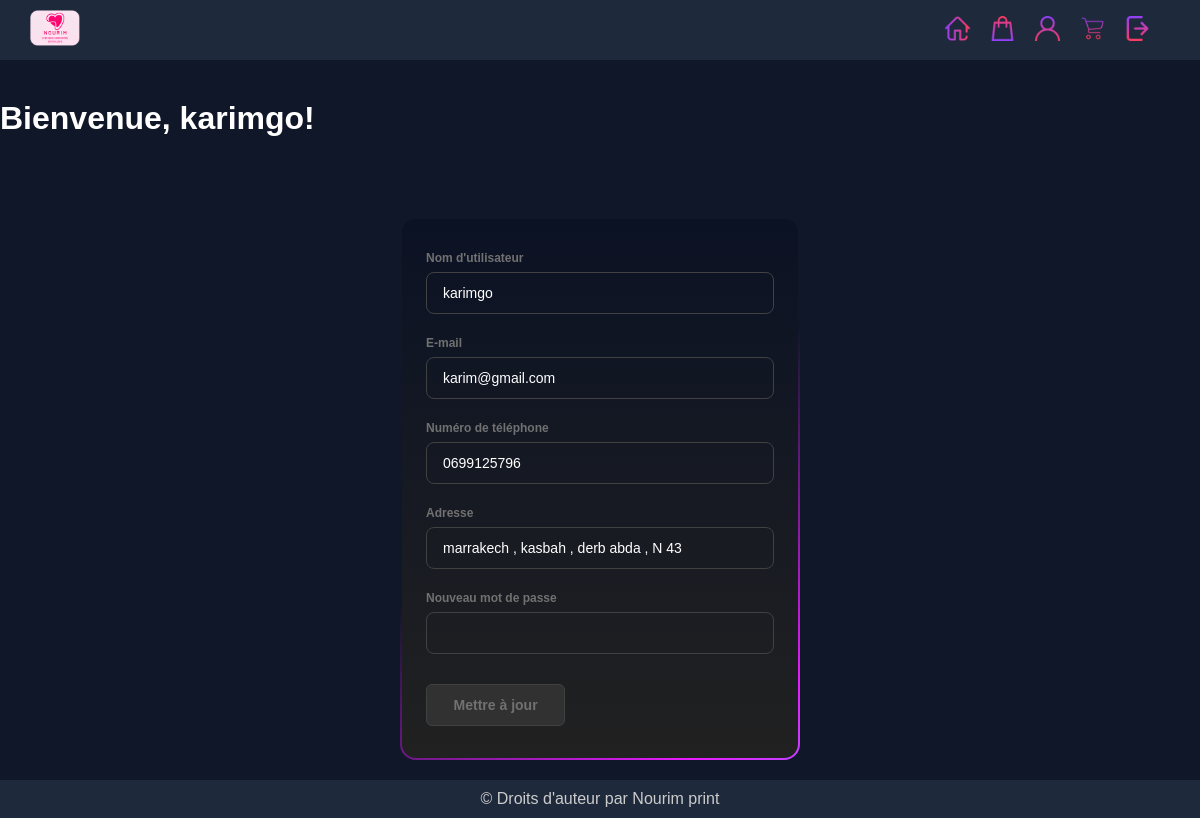
Screenshot of /profil.php (signed in) with the database file from the repository.
### tables this page shows
CREATE TABLE `utilisateurs` (
  `user_id` int(11) NOT NULL,
  `username` varchar(255) NOT NULL,
  `email` varchar(255) NOT NULL,
  `adresse` varchar(255) NOT NULL,
  `numero_telephone` varchar(20) NOT NULL,
  `mot_de_passe_hash` varchar(255) NOT NULL,
  `est_admin` tinyint(1) DEFAULT 0
);

### profil.php (the view, shortened to what this page needs)
<?php
include("Connect.php");
$user_id = $_SESSION["id"];
$sql_fetch_user = "SELECT * FROM utilisateurs WHERE user_id = :user_id";
$stmt_fetch_user = $con->prepare($sql_fetch_user);
$stmt_fetch_user->bindParam(':user_id', $user_id);
$stmt_fetch_user->execute();
$user_data = $stmt_fetch_user->fetch(PDO::FETCH_ASSOC);
?>
<!DOCTYPE html>
<html lang="fr">
<head>
    <link rel="stylesheet" href="profil.css">
</head>
<body>
    <nav>
        <a href="index.php"><img src="media/homepage/nourim.png" alt="logo" class="navlogo"></a>
        <ul>
            <li><a href='index.php'><img src='media/homepage/home.png' alt='' width='25px' title='Home'></a></li>
            <li><a href='commande.php'><img src='media/homepage/commande.png' alt='' width='25px' title='Commande'></a></li>
            <li><a href='profil.php'><img src='media/homepage/user.png' alt='' width='25px' title='Profil'></a></li>
            <li><a href='panier.php'><img src='media/homepage/shopping-cart.png' alt='' width='25px' title='Shopping Cart'></a></li>
            <li><a href='logout.php'><img src='media/homepage/logout.png' alt='' width='25px' title='Logout'></a></li>
        </ul>
    </nav>
    <h1 class='hi'>Bienvenue, <?php echo $user_data['username']; ?>!</h1>
    <div>
        <div class="form-container">
            <form method="POST" class="form" id="loginForm" onsubmit="return validateForm()">
                <div class="form-group">
                    <label for="username">Nom d'utilisateur</label>
                    <input name="username" id="username" type="text" value="<?php echo $user_data['username']; ?>">
                </div>
                <div class="form-group">
                    <label for="email">E-mail</label>
                    <input name="email" id="email" type="email" value="<?php echo $user_data['email']; ?>">
                </div>
                <div class="form-group">
                    <label for="numero_telephone">Numéro de téléphone</label>
                    <input name="numero_telephone" id="numero_telephone" type="text" value="<?php echo $user_data['numero_telephone']; ?>">
                </div>
                <div class="form-group">
                    <label for="adresse">Adresse</label>
                    <input name="adresse" id="adresse" type="text" value="<?php echo $user_data['adresse']; ?>">
                </div>
                <div class="form-group">
                    <label for="new_password">Nouveau mot de passe</label>
                    <input name="new_password" id="new_password" type="password">
                </div>
                <button type="submit" class="form-submit-btn">Mettre à jour</button>
            </form>
        </div>
    </div>
    <footer>&copy; Droits d'auteur par Nourim print</footer>
</body>
</html>

### profil.css (style rules this page uses)
* { margin: 0; padding: 0; box-sizing: border-box; }
body { background-color: #101728; color: white; font-family: Arial, sans-serif; overflow-x: hidden; }
nav { background-color: #1e293b; padding: 10px 30px; display: flex; align-items: center; justify-content: space-between; position: fixed; top: 0; width: 100%; z-index: 1000; overflow-x: hidden; }
.navlogo { width: 50px; }
nav ul { list-style-type: none; margin: 0; padding: 0; display: flex; justify-content: flex-end; }
nav ul li { margin-right: 20px; cursor: pointer; }
footer { background-color: #1e293b; color: #ccc; text-align: center; padding: 10px; width: 100%; margin-top: 20px; bottom: 0; z-index: 1000; }
.form-container { width: 100%; background: linear-gradient(#0b1224, #212121) padding-box, linear-gradient(145deg, transparent 35%, #e81cff, #40c9ff) border-box; border: 2px solid transparent; padding: 32px 24px; font-size: 14px; font-family: inherit; color: white; display: flex; flex-direction: column; gap: 20px; box-sizing: border-box; border-radius: 16px; background-size: 200% 100%; animation: gradient 5s ease infinite; margin: auto; margin-top: 80px; max-width: 400px; }
.form-container .form { display: flex; flex-direction: column; gap: 20px; }
.form-container .form-group { display: flex; flex-direction: column; gap: 2px; }
.form-container .form-group label { display: block; margin-bottom: 5px; color: #717171; font-weight: 600; font-size: 12px; }
.form-container .form-group input, .form-container .form-group textarea { width: 100%; padding: 12px 16px; border-radius: 8px; color: #fff; font-family: inherit; background-color: transparent; border: 1px solid #414141; font-size: 14px; }
.form-container .form-group input::placeholder { opacity: 0.5; }
.form-container .form-submit-btn { display: flex; align-items: flex-start; justify-content: center; align-self: flex-start; font-family: inherit; color: #717171; font-weight: 600; width: 40%; background: #313131; border: 1px solid #414141; padding: 12px 16px; font-size: inherit; gap: 8px; margin-top: 8px; cursor: pointer; border-radius: 6px; }

### profil.php (style rules this page uses)
.hi { margin-top: 100px; text-decoration: none; }

### rows the page displays
utilisateurs: username "karimgo", email "karim@gmail.com", numero_telephone "0699125796", adresse "marrakech , kasbah , derb abda , N 43"
